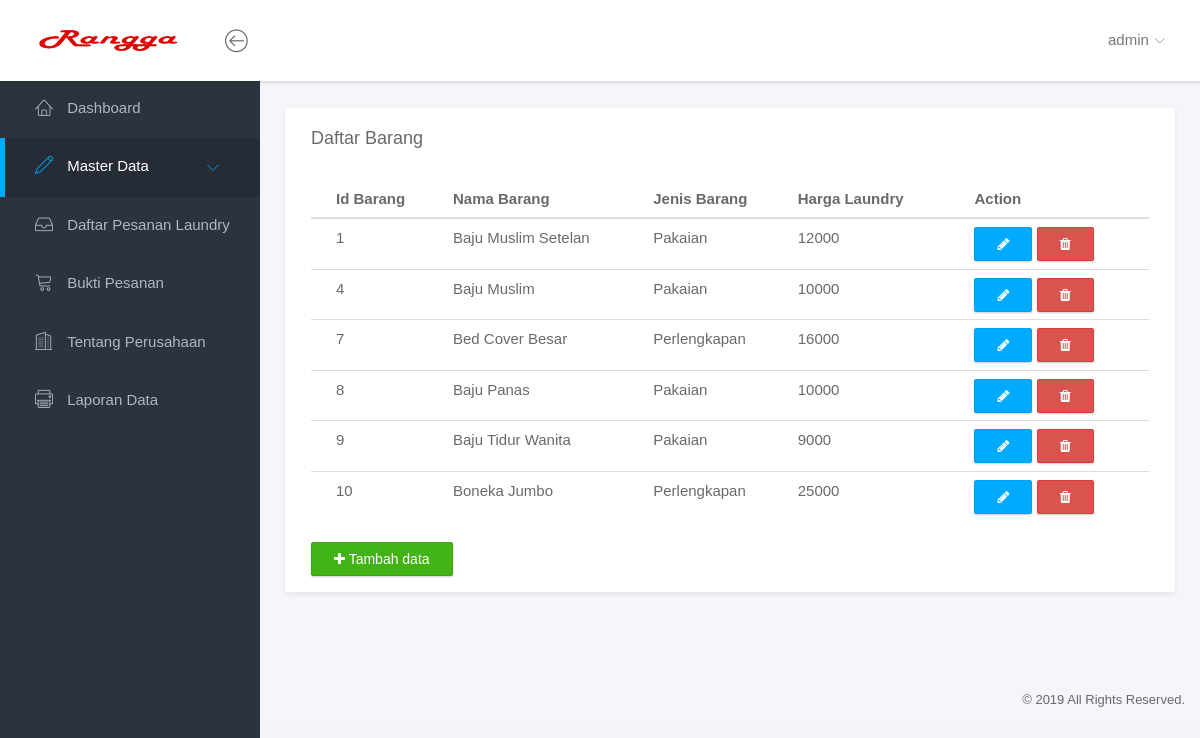
/file/pages/admin/barang.php (signed in), run on the app's committed database.
### tables this page shows
CREATE TABLE `barang` (
  `id_barang` int(11) NOT NULL AUTO_INCREMENT,
  `nama_barang` varchar(255) DEFAULT NULL,
  `jenis_barang` varchar(255) DEFAULT NULL,
  `harga_laundry` int(11) DEFAULT NULL,
  PRIMARY KEY (`id_barang`)
);

### file/pages/admin/barang.php (the view, shortened to what this page needs)
<!doctype html>
<html lang="en">
<head>
	<link rel="stylesheet" href="../../assets/dashboard/vendor/bootstrap/css/bootstrap.min.css">
	<link rel="stylesheet" href="../../assets/dashboard/vendor/font-awesome/css/font-awesome.min.css">
	<link rel="stylesheet" href="../../assets/dashboard/vendor/linearicons/style.css">
	<link rel="stylesheet" href="../../assets/dashboard/vendor/chartist/css/chartist-custom.css">
	<link rel="stylesheet" href="../../assets/dashboard/css/main.css">
	<link rel="stylesheet" href="../../assets/dashboard/css/demo.css">
</head>
<?php
include "../../config/connection.php";
$query = "select*from barang";
$result = mysqli_query($connection,$query);
?>
<body>
	<div id="wrapper">
		<nav class="navbar navbar-default navbar-fixed-top">
			<div class="brand">
				<a href="index.html"><img src="../../assets/dashboard/img/logo-dark2.png" alt="Klorofil Logo" class="img-responsive logo"></a>
			</div>
			<div class="container-fluid">
				<div class="navbar-btn">
					<button type="button" class="btn-toggle-fullwidth"><i class="lnr lnr-arrow-left-circle"></i></button>
				</div>
				<div id="navbar-menu">
					<ul class="nav navbar-nav navbar-right">
						<li class="dropdown">
							<a href="#" class="dropdown-toggle" data-toggle="dropdown">
							<span><?php echo $_SESSION['username'];?></span> <i class="icon-submenu lnr lnr-chevron-down"></i></a>
						</li>
					</ul>
				</div>
			</div>
		</nav>
		<div id="sidebar-nav" class="sidebar">
			<div class="sidebar-scroll">
				<nav>
                <ul class="nav">
						<li><a href="index.php" class=""><i class="lnr lnr-home"></i> <span>Dashboard</span></a></li>
						<li>
							<a href="#subPages" data-toggle="collapse" class="active"><i class="lnr lnr-pencil"></i> <span>Master Data</span> <i class="icon-submenu lnr lnr-chevron-left"></i></a>
						</li>
						<li><a href="daftar_pesanan.php" class=""><i class="lnr lnr-inbox"></i> <span>Daftar Pesanan Laundry</span></a></li>
                        <li><a href="bukti_pesanan.php" class=""><i class="lnr lnr-cart"></i> <span>Bukti Pesanan</span></a></li>
						<li><a href="tentang_perusahaan.php" class=""><i class="lnr lnr-apartment"></i> <span>Tentang Perusahaan</span></a></li>
                        <li><a href="Laporan.php" class=""><i class="lnr lnr-printer"></i> <span>Laporan Data</span></a></li>
					</ul>
				</nav>
			</div>
		</div>
        <div class="main">
			<div class="main-content">
				<div class="container-fluid">
					<div class="row">
						<div class="col-md-12">
							<div class="panel">
								<div class="panel-heading">
									<h3 class="panel-title">Daftar Barang</h3>
								</div>
								<div class="panel-body">
									<table class="table">
										<thead>
											<tr>
												<th>Id Barang</th>
												<th>Nama Barang</th>
												<th>Jenis Barang</th>
												<th>Harga Laundry</th>
												<th>Action</th>
											</tr>
										</thead>
										<tbody>
									<?php
									while($rec = mysqli_fetch_array($result)){
										echo'<tr>';
										echo '<td>'.$rec['id_barang'].'</td>';
										echo '<td>'.$rec['nama_barang'].'</td>';
										echo '<td>'.$rec['jenis_barang'].'</td>';
                                        echo '<td>'.$rec['harga_laundry'].'</td>';
										echo '<td>	<a href=edit_barang.php?id_barang='.$rec['id_barang'].' class="btn btn-primary" onclick="return confirm(\'Anda ingin edit data ini ?\')"><i class ="fa fa-pencil"></i></a>
										<a href=delete_barang.php?id_barang='.$rec['id_barang'].' class="btn btn-danger" onclick="return confirm(\'Yakin?\')"><i class ="fa fa-trash"></i></a>
										</td>';
										echo'<tr>';
									}
									?>
									</tbody>
									</table>
									<button type="button" class="btn btn-success" onclick="location.href='tambah_barang.php'"><i class="fa fa-plus"></i> Tambah data</button>
								</div>
							</div>
						</div>
                </div>
            </div>
        </div>
		<footer>
			<div class="container-fluid">
				<p class="copyright">&copy; 2019  All Rights Reserved.</p>
			</div>
		</footer>
	</div>
</body>
</html>

### data on the page
barang: id_barang "1", nama_barang "Baju Muslim Setelan", jenis_barang "Pakaian", harga_laundry "12000"
barang: id_barang "4", nama_barang "Baju Muslim", jenis_barang "Pakaian", harga_laundry "10000"
barang: id_barang "7", nama_barang "Bed Cover Besar", jenis_barang "Perlengkapan", harga_laundry "16000"
barang: id_barang "8", nama_barang "Baju Panas", jenis_barang "Pakaian", harga_laundry "10000"
barang: id_barang "9", nama_barang "Baju Tidur Wanita", jenis_barang "Pakaian", harga_laundry "9000"
barang: id_barang "10", nama_barang "Boneka Jumbo", jenis_barang "Perlengkapan", harga_laundry "25000"

### other printed values
$_SESSION['username'] "admin"
